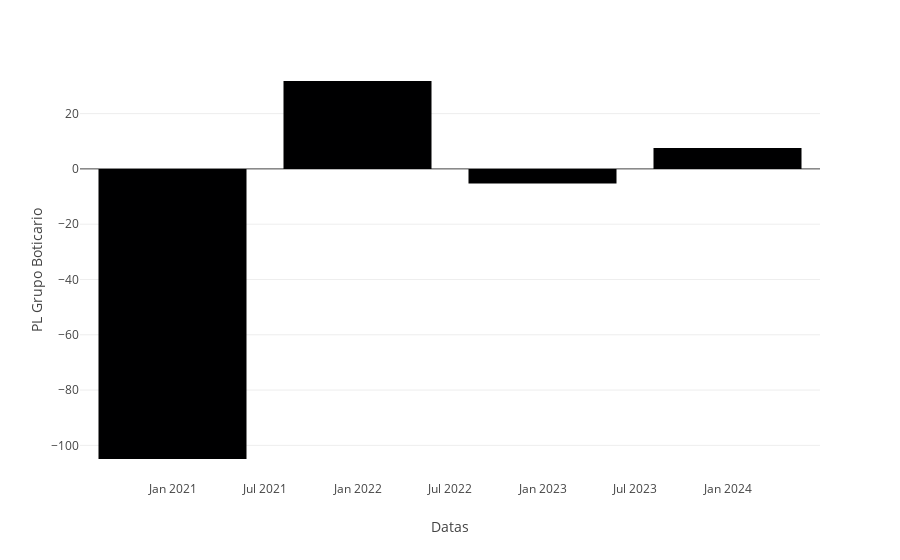

Notebook code cell kept with this figure:
### Code cell
px.bar(data_frame=PL, x = PL["Datas"], y = PL["PL Grupo Boticario"])

### Figure 1 — Plotly figure (JSON) as saved in the notebook; plotly's stock layout.template omitted (floating-point values rounded to 4 significant figures)
{"data": [{"alignmentgroup": "True", "hovertemplate": "Datas=%{x}<br>PL Grupo Boticario=%{y}<extra></extra>", "legendgroup": "", "marker": {"color": "#000001", "pattern": {"shape": ""}}, "name": "", "offsetgroup": "", "orientation": "v", "showlegend": false, "textposition": "auto", "type": "bar", "x": ["2023-12-31", "2022-12-31", "2021-12-31", "2020-12-31"], "xaxis": "x", "y": [7.528, -5.278, 31.79, -104.9], "yaxis": "y"}], "layout": {"barmode": "relative", "legend": {"tracegroupgap": 0}, "margin": {"t": 60}, "xaxis": {"anchor": "y", "domain": [0, 1], "title": {"text": "Datas"}}, "yaxis": {"anchor": "x", "domain": [0, 1], "title": {"text": "PL Grupo Boticario"}}}}
